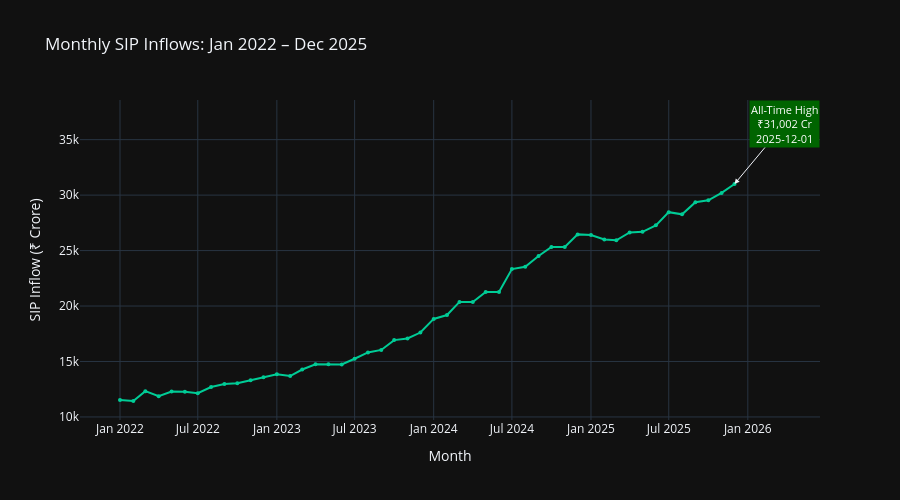

The notebook cell saved with this chart:
### Markdown cell above
# SIP inflow time-series:

### Code cell
df_sip['month_dt'] = pd.to_datetime(df_sip['month'])

fig = go.Figure()

fig.add_trace(go.Scatter(
    x=df_sip['month_dt'],
    y=df_sip['sip_inflow_crore'],
    mode='lines+markers',
    line=dict(color='#00CC96', width=2),
    marker=dict(size=4),
    name='SIP Inflow (₹ Cr)'
))

# Annotate all-time high
max_month = df_sip.loc[df_sip['sip_inflow_crore'].idxmax()]
annotation_x_date = max_month['month_dt'].strftime('%Y-%m-%d') # Convert the Timestamp to a clean string format
fig.add_annotation(
    x=annotation_x_date,
    y=max_month['sip_inflow_crore'],
    text=f"All-Time High<br>₹{max_month['sip_inflow_crore']:,} Cr<br>{max_month['month']}",
    showarrow=True,
    arrowhead=2,
    bgcolor='darkgreen',
    font=dict(color='white', size=11),
    ax=50, ay=-60
)

fig.update_layout(
    title='Monthly SIP Inflows: Jan 2022 - Dec 2025',
    xaxis_title='Month',
    yaxis_title='SIP Inflow (₹ Crore)',
    template='plotly_dark',
    height=500
)

fig.write_image('../reports/charts/03_sip_trend.png', scale=2)
fig.show()
print(" Chart 3 saved")

### Figure 1 — Plotly figure (JSON) as saved in the notebook; plotly's stock layout.template omitted (floating-point values rounded to 4 significant figures)
{"data": [{"line": {"color": "#00CC96", "width": 2}, "marker": {"size": 4}, "mode": "lines+markers", "name": "SIP Inflow (₹ Cr)", "type": "scatter", "x": ["2022-01-01T00:00:00", "2022-02-01T00:00:00", "2022-03-01T00:00:00", "2022-04-01T00:00:00", "2022-05-01T00:00:00", "2022-06-01T00:00:00", "2022-07-01T00:00:00", "2022-08-01T00:00:00", "2022-09-01T00:00:00", "2022-10-01T00:00:00", "2022-11-01T00:00:00", "2022-12-01T00:00:00", "2023-01-01T00:00:00", "2023-02-01T00:00:00", "2023-03-01T00:00:00", "2023-04-01T00:00:00", "2023-05-01T00:00:00", "2023-06-01T00:00:00", "2023-07-01T00:00:00", "2023-08-01T00:00:00", "2023-09-01T00:00:00", "2023-10-01T00:00:00", "2023-11-01T00:00:00", "2023-12-01T00:00:00", "2024-01-01T00:00:00", "2024-02-01T00:00:00", "2024-03-01T00:00:00", "2024-04-01T00:00:00", "2024-05-01T00:00:00", "2024-06-01T00:00:00", "2024-07-01T00:00:00", "2024-08-01T00:00:00", "2024-09-01T00:00:00", "2024-10-01T00:00:00", "2024-11-01T00:00:00", "2024-12-01T00:00:00", "2025-01-01T00:00:00", "2025-02-01T00:00:00", "2025-03-01T00:00:00", "2025-04-01T00:00:00", "2025-05-01T00:00:00", "2025-06-01T00:00:00", "2025-07-01T00:00:00", "2025-08-01T00:00:00", "2025-09-01T00:00:00", "2025-10-01T00:00:00", "2025-11-01T00:00:00", "2025-12-01T00:00:00"], "y": [11517, 11438, 12328, 11863, 12286, 12276, 12140, 12694, 12976, 13040, 13306, 13573, 13856, 13687, 14276, 14749, 14749, 14734, 15245, 15814, 16042, 16928, 17073, 17610, 18838, 19187, 20371, 20371, 21262, 21262, 23332, 23547, 24509, 25323, 25320, 26459, 26400, 25999, 25926, 26632, 26688, 27274, 28464, 28265, 29361, 29529, 30200, 31002]}], "layout": {"annotations": [{"arrowhead": 2, "ax": 50, "ay": -60, "bgcolor": "darkgreen", "font": {"color": "white", "size": 11}, "showarrow": true, "text": "All-Time High<br>₹31,002 Cr<br>2025-12-01", "x": "2025-12-01", "y": 31002}], "height": 500, "title": {"text": "Monthly SIP Inflows: Jan 2022 – Dec 2025"}, "xaxis": {"title": {"text": "Month"}}, "yaxis": {"title": {"text": "SIP Inflow (₹ Crore)"}}}}
